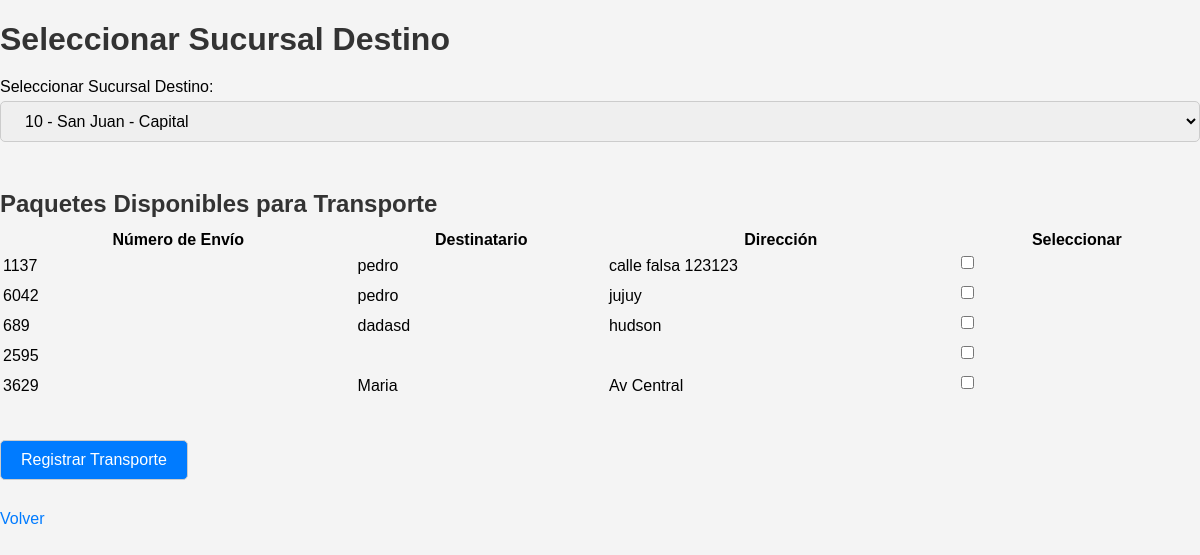
The app's page /salida_transporte with its own data.
### app/models.py (models this page shows)
class Paquete(db.Model):
    __tablename__ = 'paquete'
    id = db.Column(db.Integer, primary_key=True)
    numeroenvio = db.Column(db.String(255), unique=True, nullable=False)
    peso = db.Column(db.Integer, nullable=False)
    nomdestinatario = db.Column(db.String(50), nullable=False)
    dirdestinatario = db.Column(db.String(50), nullable=False)
    entregado = db.Column(db.Boolean, default=False, nullable=False)
    observaciones = db.Column(db.String(100), nullable=False)
    idsucursal = db.Column(db.Integer, db.ForeignKey('sucursal.id'), nullable=False)
    idtransporte = db.Column(db.Integer, db.ForeignKey('transporte.id'), nullable=False)
    idrepartidor = db.Column(db.Integer, db.ForeignKey('repartidor.id'), nullable=False)

### app/routes.py (the view, shortened to what this page needs)
@app.route('/salida_transporte', methods=['GET', 'POST'])
def salida_transporte():
    sucursales = Sucursal.query.order_by(Sucursal.numero).all()
    paquetes = Paquete.query.filter_by(entregado=False, idrepartidor=None).all()
    return render_template('salida_transporte.html', sucursales=sucursales, paquetes=paquetes)

### app/templates/salida_transporte.html (shortened to what this page needs)
<!DOCTYPE html>
<html lang="es">
<head>
    <link rel="stylesheet" href="{{ url_for('static', filename='salida_transporte.css') }}">
</head>
<body>
    <h1>Seleccionar Sucursal Destino</h1>
    <form method="post">
        <label for="sucursal_destino">Seleccionar Sucursal Destino:</label>
        <select name="sucursal_destino" id="sucursal_destino">
            {% for sucursal in sucursales %}
                <option value="{{ sucursal.id }}">{{ sucursal.numero }} - {{ sucursal.provincia }} - {{ sucursal.localidad }}</option>
            {% endfor %}
        </select>
        <br><br>
        <h2>Paquetes Disponibles para Transporte</h2>
        <table>
            <thead>
                <tr>
                    <th>Número de Envío</th>
                    <th>Destinatario</th>
                    <th>Dirección</th>
                    <th>Seleccionar</th>
                </tr>
            </thead>
            <tbody>
                {% for paquete in paquetes %}
                <tr>
                    <td>{{ paquete.numeroenvio }}</td>
                    <td>{{ paquete.nomdestinatario }}</td>
                    <td>{{ paquete.dirdestinatario }}</td>
                    <td>
                        <input type="checkbox" name="paquetes" value="{{ paquete.id }}">
                    </td>
                </tr>
                {% endfor %}
            </tbody>
        </table>
        <br>
        <button type="submit">Registrar Transporte</button>
    </form>
    <a href="{{ url_for('opciones') }}">Volver</a>
</body>
</html>

### app/static/salida_transporte.css (style rules this page uses)
body { font-family: Arial, sans-serif; background-color: #f4f4f4; margin: 0; padding: 0; }
h1 { color: #333; margin-bottom: 20px; }
h2 { color: #333; margin-bottom: 10px; }
label { display: block; margin-bottom: 5px; }
select, table { width: 100%; margin-bottom: 20px; }
select, input[type="checkbox"], button { padding: 10px 20px; border: 1px solid #ccc; border-radius: 5px; box-sizing: border-box; font-size: 16px; margin-bottom: 10px; }
input[type="checkbox"] { margin-right: 10px; }
button { background-color: #007BFF; color: white; cursor: pointer; transition: background-color 0.3s ease; }
a { display: block; margin-top: 20px; text-decoration: none; color: #007BFF; }

### records on screen
Paquete: numeroenvio "1137", nomdestinatario "pedro", dirdestinatario "calle falsa 123123"
Paquete: numeroenvio "6042", nomdestinatario "pedro", dirdestinatario "jujuy"
Paquete: numeroenvio "689", nomdestinatario "dadasd", dirdestinatario "hudson"
Paquete: numeroenvio "2595"
Paquete: numeroenvio "3629", nomdestinatario "Maria", dirdestinatario "Av Central"

### other values on screen
form field sucursal_destino "10 - San Juan - Capital"
